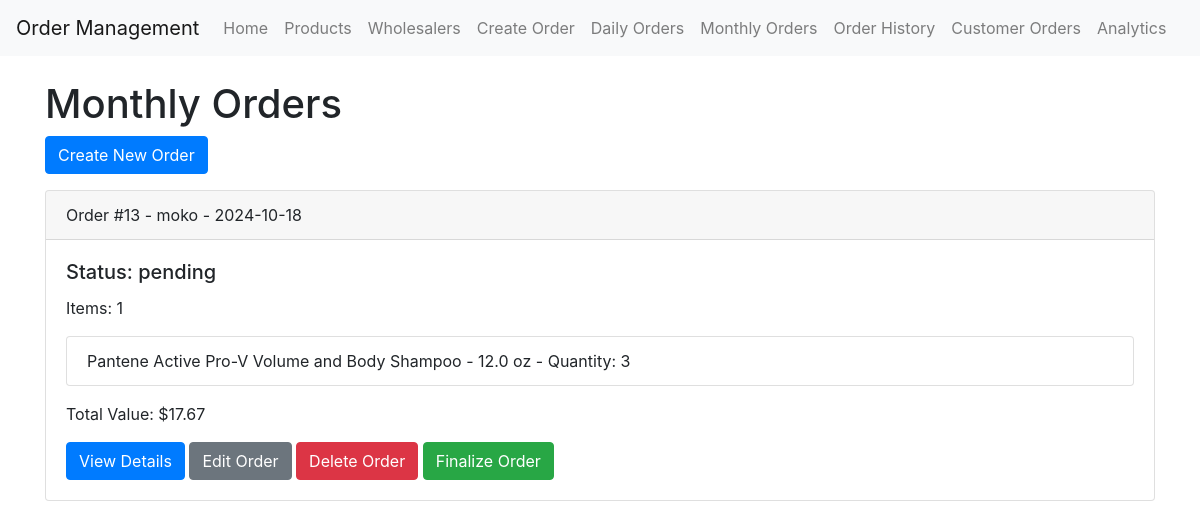
Screenshot of /monthly_orders (signed in) with the database file from the repository.
### app/models.py (models this page shows)
class OrderList(db.Model):
    id = db.Column(db.Integer, primary_key=True)
    date = db.Column(db.Date, nullable=False, default=datetime.utcnow().date)
    wholesaler_id = db.Column(db.Integer, db.ForeignKey('wholesaler.id'), nullable=False)
    wholesaler = db.relationship('Wholesaler', back_populates='order_lists')
    items = db.relationship('OrderListItem', back_populates='order_list', cascade='all, delete-orphan')
    status = db.Column(db.String(20), default='pending')  # 'pending', 'finalized'
    type = db.Column(db.String(10), nullable=False)  # 'daily' or 'monthly'
    finalized_date = db.Column(db.DateTime)
    def total_value(self):
        return sum(item.quantity * item.product.price for item in self.items)

class Wholesaler(db.Model):
    id = db.Column(db.Integer, primary_key=True)
    name = db.Column(db.String(100), nullable=False)
    is_daily = db.Column(db.Boolean, default=False)
    contact_person = db.Column(db.String(100))
    email = db.Column(db.String(120))
    phone = db.Column(db.String(20))
    products = db.relationship('Product', back_populates='wholesaler')
    order_lists = db.relationship('OrderList', back_populates='wholesaler')

class OrderListItem(db.Model):
    id = db.Column(db.Integer, primary_key=True)
    order_list_id = db.Column(db.Integer, db.ForeignKey('order_list.id'), nullable=False)
    product_id = db.Column(db.Integer, db.ForeignKey('product.id'), nullable=False)
    quantity = db.Column(db.Integer, nullable=False)
    comment = db.Column(db.Text)
    order_list = db.relationship('OrderList', back_populates='items')
    product = db.relationship('Product', backref='order_items')

class Product(db.Model):
    id = db.Column(db.Integer, primary_key=True)
    product_id = db.Column(db.String(20), unique=True, nullable=False)
    name = db.Column(db.String(100), nullable=False)
    size = db.Column(db.String(50))
    price = db.Column(db.Float, nullable=False)
    wholesaler_id = db.Column(db.Integer, db.ForeignKey('wholesaler.id'), nullable=False)
    wholesaler = db.relationship('Wholesaler', back_populates='products')
    available_in_store = db.Column(db.Boolean, default=True)

### app/main/routes.py (the view)
@bp.route('/monthly_orders')
@login_required
def monthly_orders():
    orders = OrderList.query.filter_by(type='monthly', status='pending').options(
        joinedload(OrderList.items).joinedload(OrderListItem.product)
    ).all()
    return render_template('monthly_orders.html', title='Monthly Orders', orders=orders)

### app/models.py (called while the page is built)
@login.user_loader
def load_user(id):
    return User.query.get(int(id))

### app/templates/monthly_orders.html
{% extends "base.html" %}
{% block content %}
<h1>Monthly Orders</h1>
<div class="mb-3">
    <a href="{{ url_for('main.create_order_list') }}" class="btn btn-primary">Create New Order</a>
</div>
{% if orders %}
    {% for order in orders %}
        <div class="card mb-3">
            <div class="card-header">
                Order #{{ order.id }} - {{ order.wholesaler.name }} - {{ order.date.strftime('%Y-%m-%d') }}
            </div>
            <div class="card-body">
                <h5 class="card-title">Status: {{ order.status }}</h5>
                <p class="card-text">
                    Items: {{ order.items|length }}
                </p>
                {% if order.items %}
                    <ul class="list-group mb-3">
                        {% for item in order.items %}
                            <li class="list-group-item">
                                {{ item.product.name }} - Quantity: {{ item.quantity }}
                            </li>
                        {% endfor %}
                    </ul>
                    <p>Total Value: ${{ "%.2f"|format(order.total_value()) }}</p>
                {% else %}
                    <p>No items in this order.</p>
                {% endif %}
                <a href="{{ url_for('main.view_order', order_id=order.id) }}" class="btn btn-primary">View Details</a>
                <a href="{{ url_for('main.edit_order', order_id=order.id) }}" class="btn btn-secondary">Edit Order</a>
                <form action="{{ url_for('main.delete_order', order_id=order.id) }}" method="POST" style="display: inline;">
                    <button type="submit" class="btn btn-danger" onclick="return confirm('Are you sure you want to delete this order?')">Delete Order</button>
                </form>
                {% if order.status == 'pending' %}
                    <form action="{{ url_for('main.finalize_order', order_id=order.id) }}" method="POST" style="display: inline;">
                        <button type="submit" class="btn btn-success">Finalize Order</button>
                    </form>
                {% endif %}
            </div>
        </div>
    {% endfor %}
{% else %}
    <p>No monthly orders found.</p>
{% endif %}
{% endblock %}

### rows the page displays
OrderList: id "13", wholesaler.name "moko", date "2024-10-18", status "pending", items|length "1"
OrderListItem: product.name "Pantene Active Pro-V Volume and Body Shampoo - 12.0 oz", quantity "3", total_value "17.67"
